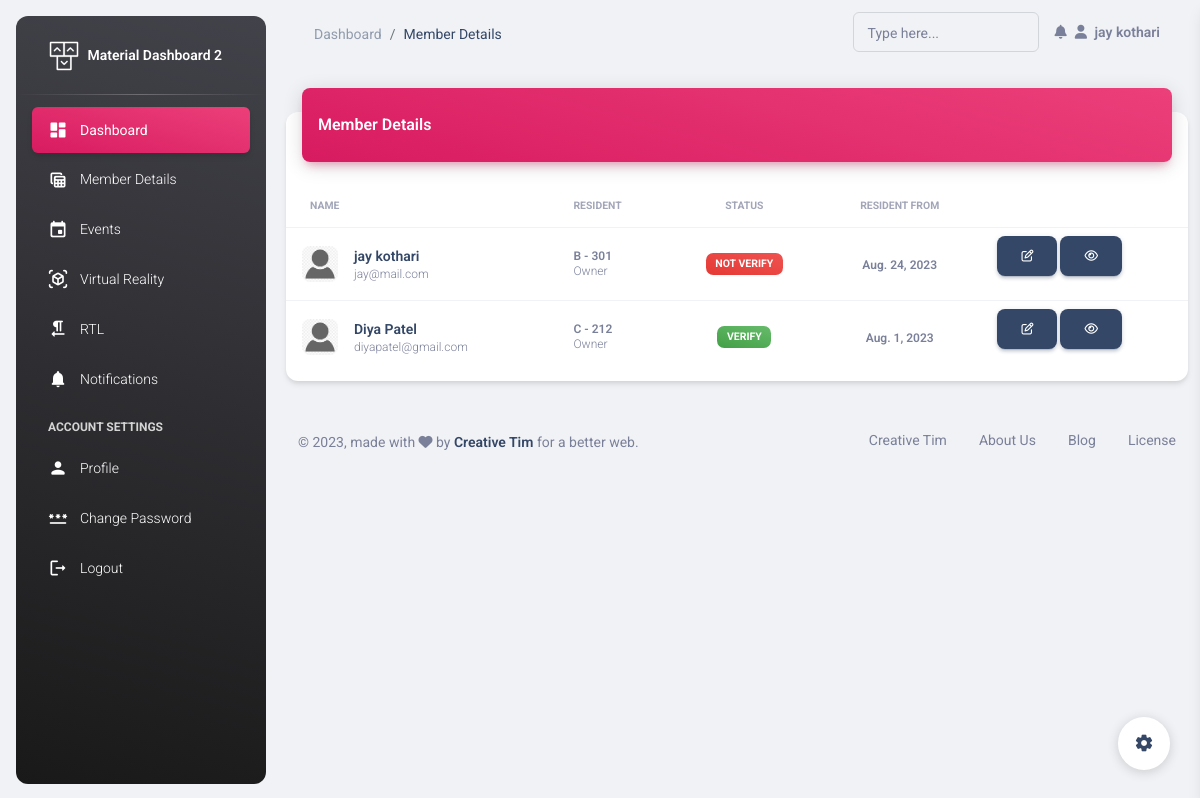
The app's page /sec/member-details/ (signed in), older data.
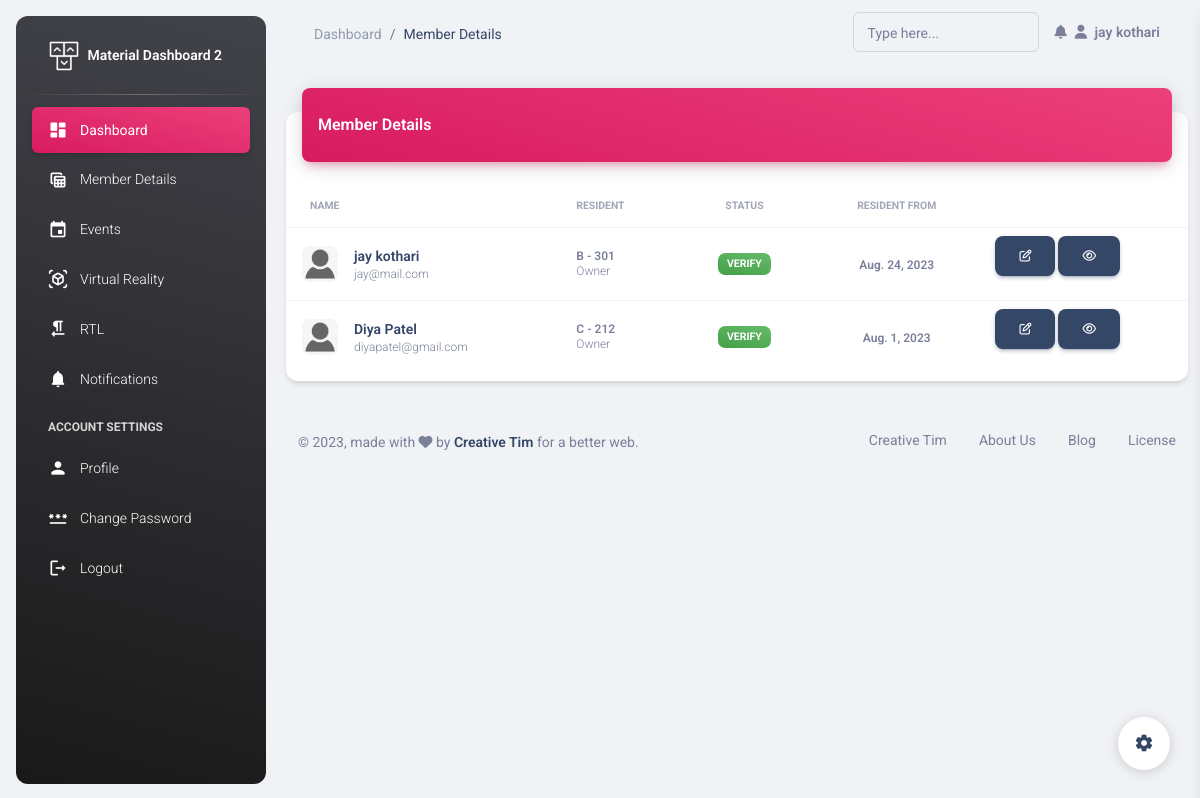
The same page, newer data.
### Members/models.py (models this page shows, shortened)
class Member(models.Model):
    fname = models.CharField(max_length=30)
    lname = models.CharField(max_length=30)
    mobile = models.CharField(max_length=13)
    email = models.EmailField(unique=True)
    flat_no = models.IntegerField()
    wing = models.CharField(max_length=1)
    res_from = models.DateField(null=True)
    created_on = models.DateTimeField(auto_now_add=True)
    res_type = models.CharField(max_length=20,default='Owner',choices=choice)
    verify = models.BooleanField(default=False)
    pic = models.FileField(upload_to='member_pic',default='avtar.png')
    password = models.CharField(max_length=30,null=True,blank=True)

### Secretory/views.py (the view)
# urls.py: path('member-details/',views.member_details, name='member-details'),
def member_details(request):
        user = Secratory.objects.get(email=request.session['email'])
        members = Member.objects.all()
        return render(request,'member-details.html',{'user':user,'members':members})

### Secretory/templates/member-details.html (shortened to what the changed rows need)
{% extends 'header.html' %}
{% load static %}
{% block content %}
<div class="container-fluid py-4">
    <div class="row">
      <div class="col-12">
        <div class="card my-4">
          <div class="card-body px-0 pb-2">
            <div class="table-responsive p-0">
              <table class="table align-items-center mb-0">
                <thead>
                  <tr>
                    <th class="text-uppercase text-secondary text-xxs font-weight-bolder opacity-7">Name</th>
                    <th class="text-uppercase text-secondary text-xxs font-weight-bolder opacity-7 ps-2">Resident</th>
                    <th class="text-center text-uppercase text-secondary text-xxs font-weight-bolder opacity-7">Status</th>
                    <th class="text-center text-uppercase text-secondary text-xxs font-weight-bolder opacity-7">Resident From</th>
                    <th class="text-secondary opacity-7"></th>
                  </tr>
                </thead>
                <tbody>
                  {% for member in members %}
                  <tr>
                    <td>
                      <div class="d-flex px-2 py-1">
                        <div>
                          <img src="{{member.pic.url}}" class="avatar avatar-sm me-3 border-radius-lg" alt="user1">
                        </div>
                        <div class="d-flex flex-column justify-content-center">
                          <h6 class="mb-0 text-sm">{{member.fname}}  {{member.lname}}</h6>
                          <p class="text-xs text-secondary mb-0">{{member.email}}</p>
                        </div>
                      </div>
                    </td>
                    <td>
                      <p class="text-xs font-weight-bold mb-0">{{member.wing}} - {{member.flat_no}}</p>
                      <p class="text-xs text-secondary mb-0">{{member.res_type}}</p>
                    </td>
                    <td class="align-middle text-center text-sm">
                      {% if member.verify %}
                      <span class="badge badge-sm bg-gradient-success">Verify</span>
                      {% else %}
                      <span class="badge badge-sm bg-gradient-danger">Not Verify</span>
                      {% endif %}
                    </td>
                    <td class="align-middle text-center">
                      <span class="text-secondary text-xs font-weight-bold">{{member.res_from}}</span>
                    </td>
                    <td class="align-middle">
                      <a href="{% url 'edit-member' member.id    %}" class="text-secondary font-weight-bold text-xs" data-toggle="tooltip" data-original-title="Edit user">
                        <button class="btn btn-dark"><i class="fa fa-edit"></i></button>
                      </a>
                      <a href="javascript:;" class="text-secondary font-weight-bold text-xs" data-toggle="tooltip" data-original-title="Edit user">
                        <button class="btn btn-dark"><i class="fa fa-eye"></i></button>
                      </a>
                    </td>
                  </tr>
                  {% endfor %}
                </tbody>
              </table>
            </div>
          </div>
        </div>
      </div>
    </div>
  </div>
{% endblock %}

Row changes from the older to the newer data that the page shows:
changed Member "jay": verify "NOT VERIFY" → "VERIFY"
